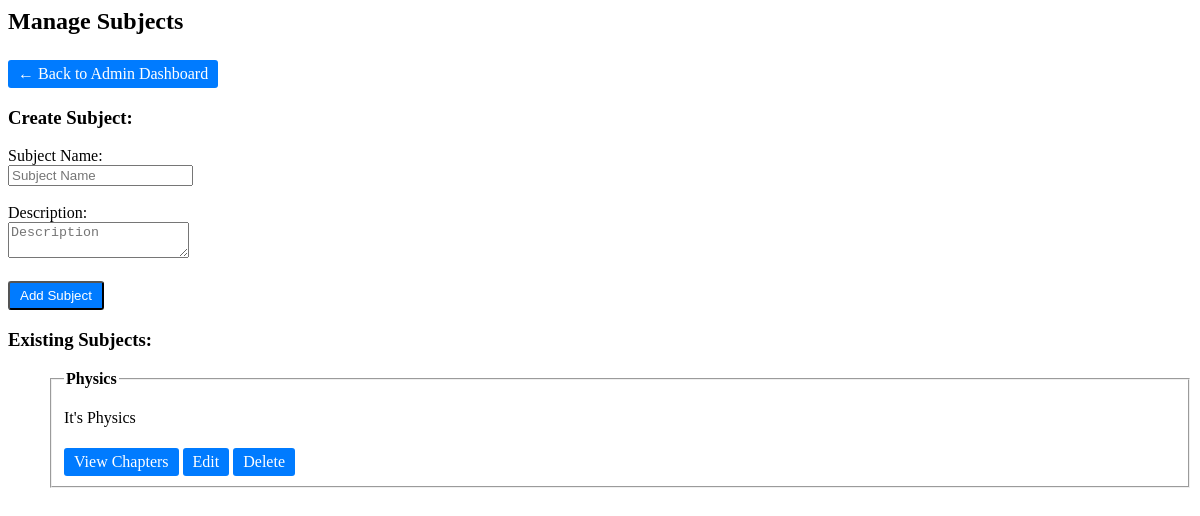
The page /admin/subjects (signed in) on the database as committed earlier.
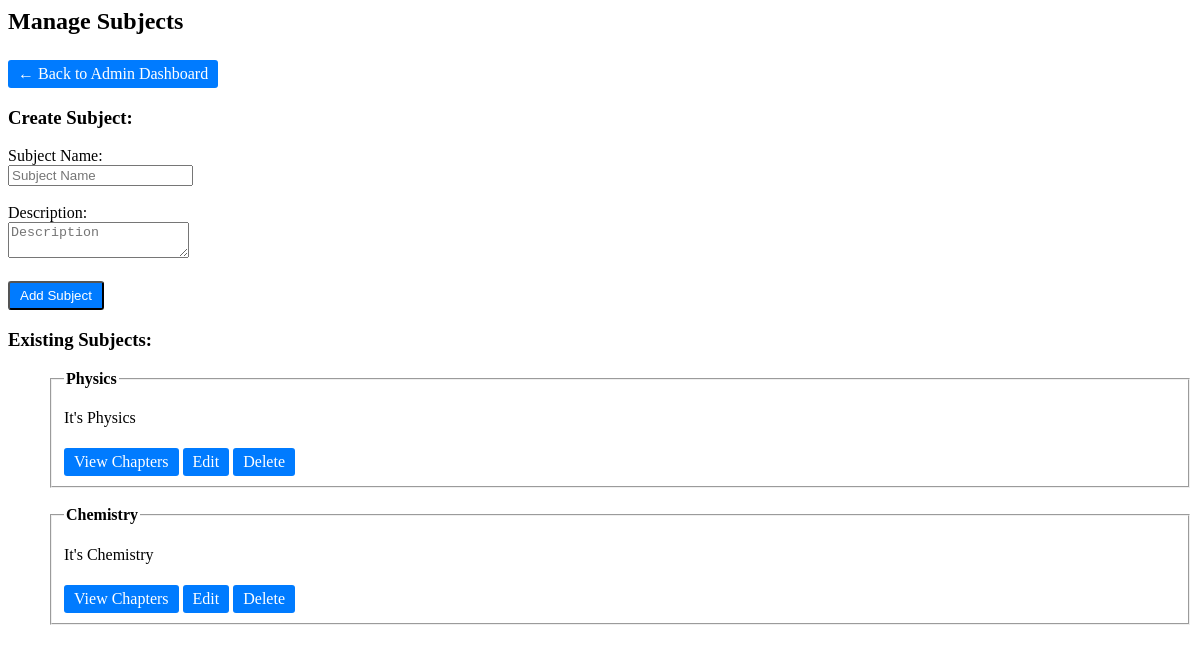
The same page on the database as committed later.
### models/models.py (models this page shows)
class Subject(db.Model):
    id = db.Column(db.Integer, primary_key=True)
    name = db.Column(db.String(150), unique=True, nullable=False)
    description = db.Column(db.Text, nullable=True)

### app.py (the view)
@app.route("/admin/subjects", methods=["GET", "POST"])
def manage_subjects():
    if not admin_required():
        return redirect(url_for("login"))
    if request.method == "POST":
        name = request.form["name"]
        description = request.form["description"]
        new_subject = Subject(name=name, description=description)
        db.session.add(new_subject)
        db.session.commit()
    subjects = Subject.query.all()
    return render_template("manage_subjects.html", subjects=subjects)

### app.py (called while the page is built)
def admin_required():
    return "user_id" in session and session["role"] == "admin"

### templates/manage_subjects.html (shortened to what this page needs)
<head>
    <link rel="stylesheet" href="{{ url_for('static', filename='styles.css') }}">
</head>
<h2>Manage Subjects</h2>
<a class="button" href="{{ url_for('admin_dashboard') }}">← Back to Admin Dashboard</a>
<form method="POST">
    <h3>Create Subject:</h3>
    <label>Subject Name:</label><br>
    <input type="text" name="name" placeholder="Subject Name" required><br><br>
    <label>Description:</label><br>
    <textarea name="description" placeholder="Description"></textarea><br><br>
    <button class="button" type="submit">Add Subject</button>
</form>
<h3>Existing Subjects:</h3>
<ul style="list-style-type: none;">
    {% for subject in subjects %}
        <li>
            <fieldset>
            <legend><strong>{{ subject.name }}</strong></legend>
            <p>{{ subject.description }}</p>
            <a class="button" href="{{ url_for('manage_chapters', subject_id=subject.id) }}">View Chapters</a>
            <a class="button" href="{{ url_for('edit_subject', subject_id=subject.id) }}">Edit</a>
            <a class="button" href="{{ url_for('delete_subject', subject_id=subject.id) }}" onclick="return confirm('Are you sure?')">Delete</a>
        </fieldset>
        </li>
        <br>
    {% endfor %}
</ul>

Rows that differ between the two databases and show on the page:
added Subject: name "Chemistry", description "It's Chemistry"
